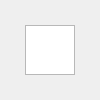
<?xml version="1.0" encoding="UTF-8"?>
<ui version="4.0">
 <class>PicDialog</class>
 <widget class="QDialog" name="PicDialog">
  <property name="enabled">
   <bool>true</bool>
  </property>
  <property name="geometry">
   <rect>
    <x>110</x>
    <y>70</y>
    <width>100</width>
    <height>100</height>
   </rect>
  </property>
  <property name="windowTitle">
   <string>PicDialog</string>
  </property>
  <widget class="QGraphicsView" name="busy">
   <property name="geometry">
    <rect>
     <x>25</x>
     <y>25</y>
     <width>50</width>
     <height>50</height>
    </rect>
   </property>
  </widget>
 </widget>
 <resources/>
 <connections/>
</ui>
